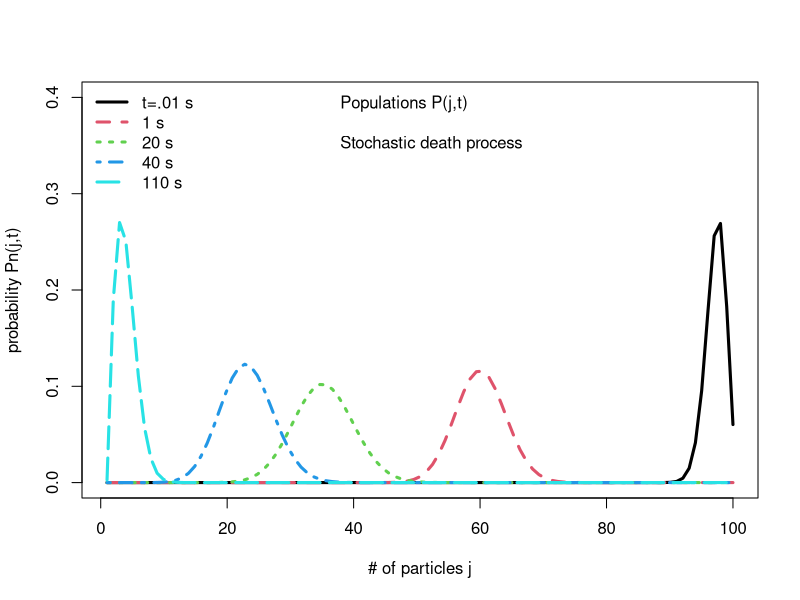

Here is the R script that generated this plot:
# Populations P(j) of stochastic simple death process
rm(list = ls(all=T))
n0<-100
mu<-.03
x<-seq(1,100)
f<-function(u) {choose(n0,u)*exp(-mu*u*t)*
    ((1-exp(-mu*u*t))**(n0-u))}
times<-c(.01,1,20,40,110)
TF=c(FALSE,rep(TRUE,4))
for (i in 1:5){
  t<-times[i]
  area<-sum(unlist(lapply(x,f)))
  curve(choose(n0,round(x))*exp(-mu*x*t)*
          ((1-exp(-mu*x*t))**(n0-x))/area,
        1,100,ylim=c(0,.4),lwd=3,add=TF[i],col=i,lty=i,
        xlab="# of particles j",ylab="probability Pn(j,t)")}
legend("topleft",bty="n",c("t=.01 s","1 s ","20 s ","40 s ",
                           "110 s"), col=1:5,lty=1:5,lwd=3)
legend("top",bty="n",c("Populations P(j,t)"," ",
                       "Stochastic death process"))